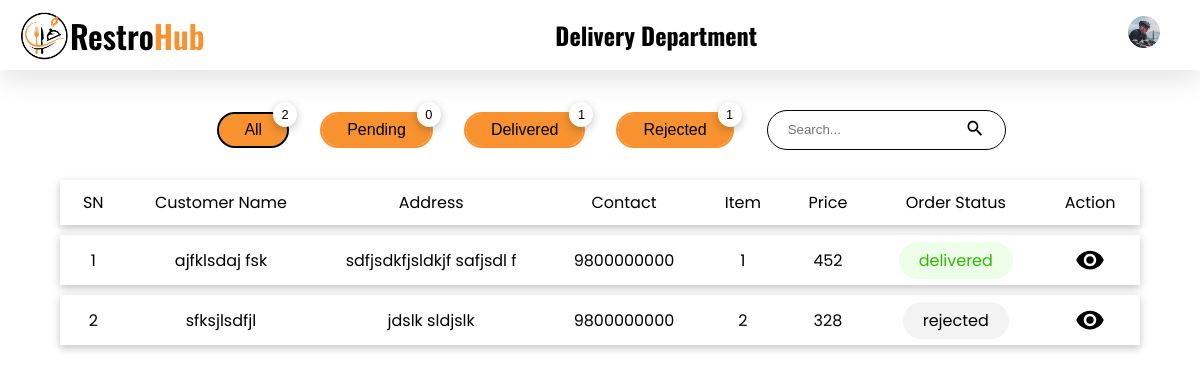
Before: /delivery/index.php?filter=all (signed in) with the older database file.
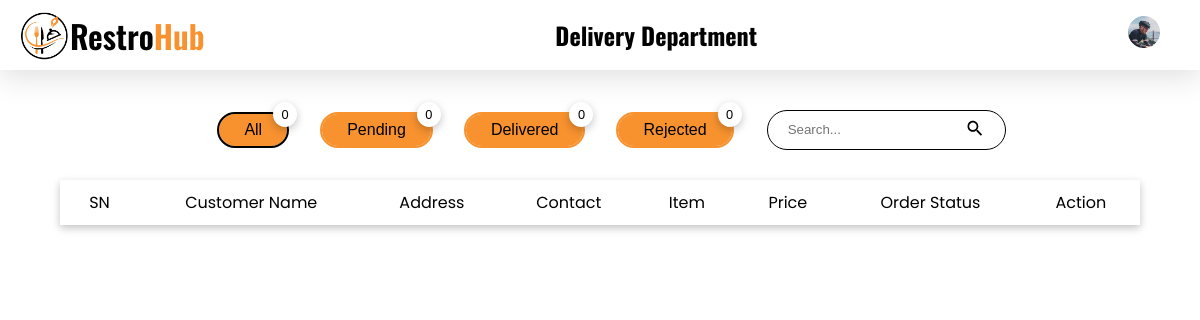
After: the same page with the newer database file.
### tables this page shows
CREATE TABLE `orders` (
  `id` int(11) NOT NULL,
  `c_id` int(11) NOT NULL,
  `track_id` varchar(10) NOT NULL,
  `o_c_id` int(11) NOT NULL,
  `qty` int(11) NOT NULL,
  `f_id` int(11) NOT NULL,
  `total_price` int(10) NOT NULL,
  `note` varchar(100) DEFAULT NULL,
  `payment_method` varchar(10) NOT NULL,
  `delivery_date` date DEFAULT NULL,
  `delivery_time` time DEFAULT NULL,
  `date` datetime NOT NULL
);

CREATE TABLE `order_contact_details` (
  `o_c_id` int(11) NOT NULL,
  `address` varchar(50) NOT NULL,
  `phone` varchar(10) NOT NULL,
  `c_name` varchar(30) NOT NULL
);

CREATE TABLE `to_be_delivered` (
  `tbd_id` int(11) NOT NULL,
  `order_id` int(11) NOT NULL,
  `status` varchar(10) NOT NULL,
  `date` datetime NOT NULL DEFAULT current_timestamp()
);

### delivery/index.php (the view, shortened to what the changed rows need)
<!DOCTYPE html>
<html lang="en">
<head>
    <link rel="stylesheet" href="../styles/style.css">
</head>
<body>
    <?php
    require './components/header.php'
    ?>
    <main style="margin: 40px 5%;">
        <div class="flex items-center mt-20 justify-center">
            <?php
            $sql = "delete from to_be_delivered where Date(date) < DATE_SUB(NOW(), INTERVAL 1 DAY)";
            mysqli_query($conn, $sql) or die("Something went wrong");
            $sql_all = "select tbd_id from to_be_delivered inner join orders on to_be_delivered.order_id  = orders.id group by orders.c_id, orders.date";
            $result_all = mysqli_query($conn, $sql_all) or die("Query Failed");
            $data_all = mysqli_num_rows($result_all);
            $sql_delivered = "select tbd_id from to_be_delivered inner join orders on to_be_delivered.order_id = orders.id where status = 'delivered' group by orders.c_id, orders.date";
            $result_delivered  = mysqli_query($conn, $sql_delivered) or die("Query Failed");
            $data_delivered = mysqli_num_rows($result_delivered);
            $sql_rejected = "select tbd_id from to_be_delivered inner join orders on to_be_delivered.order_id = orders.id where status = 'rejected' group by orders.c_id, orders.date";
            $result_rejected = mysqli_query($conn, $sql_rejected) or die("Query Failed");
            $data_rejected = mysqli_num_rows($result_rejected);
            ?>
            <a href="?filter=all" class="ml-35">
                <button class="button border-curve-lg relative <?php if ($_GET['filter'] == "all") echo "active"; ?>">All
                    <div class="count-top shadow"><?php
                                                    echo $data_all;
                                                    ?>
                    </div>
                </button>
            </a>
            <a href="?filter=delivered" class="ml-35">
                <button class="button border-curve-lg relative <?php if ($_GET['filter'] == "delivered") echo "active"; ?>">Delivered
                    <div class="count-top shadow"><?php
                                                    echo $data_delivered;
                                                    ?>
                    </div>
                </button>
            </a>
            <a href="?filter=rejected" class="ml-35">
                <button class="button border-curve-lg relative <?php if ($_GET['filter'] == "rejected") echo "active"; ?>">Rejected
                    <div class="count-top shadow"><?php
                                                    echo $data_rejected;
                                                    ?>
                    </div>
                </button>
            </a>
        </div>
        <?php
        if (isset($_GET['filter']) && $_GET['filter'] != 'all') {
            $filter_by = $_GET['filter'];
            $sql = "select count(orders.id) as total_item_bought,
                    orders.c_id,
                    orders.qty,
                    orders.track_id,
                    sum(orders.total_price) as total_price,
                    orders.note,
                    orders.date,
                    orders.f_id,
                    order_contact_details.address,
                    order_contact_details.phone,
                    order_contact_details.c_name,
                    to_be_delivered.tbd_id,
                    to_be_delivered.status,
                    aos.aos_id
                    from orders
                    inner join order_contact_details on orders.o_c_id = order_contact_details.o_c_id
                    inner join to_be_delivered on orders.id = to_be_delivered.order_id
                    inner join aos on orders.id = aos.order_id
                    where to_be_delivered.status = '{$filter_by}'
                    group by orders.c_id, orders.date
                    order by orders.id desc
                    ";
            unset($_GET['filter']);
        } else {
            $sql = "select count(orders.id) as total_item_bought,
                    orders.c_id,
                    orders.qty,
                    orders.track_id,
                    sum(orders.total_price) as total_price,
                    orders.note,
                    orders.date,
                    orders.f_id,
                    order_contact_details.address,
                    order_contact_details.phone,
                    order_contact_details.c_name,
                    to_be_delivered.tbd_id,
                    to_be_delivered.status,
                    aos.aos_id
                    from orders
                    inner join order_contact_details on orders.o_c_id = order_contact_details.o_c_id
                    inner join to_be_delivered on orders.id = to_be_delivered.order_id
                    inner join aos on orders.id = aos.order_id
                    group by orders.c_id, orders.date
                    order by orders.id desc
                    ";
        }
        $result = mysqli_query($conn, $sql) or die("Query Failed");
        ?>
        <table class="mt-20">
            <tr class="shadow">
                <th>SN</th>
                <th>Customer Name</th>
                <th>Address</th>
                <th>Contact</th>
                <th>Item</th>
                <th>Price</th>
                <th>Order Status</th>
                <th>Action</th>
            </tr>
            <?php
            $i = 0;
            while ($row = mysqli_fetch_assoc($result)) {
                $i++;
                $address = $row["address"];
                $phone = $row["phone"];
                $status = $row["status"];
                $cid = $row["c_id"];
                $id = $row["track_id"];
            ?>
                <tr class="shadow pointer" onclick="redirectToViewPage('<?php echo base64_encode(serialize($cid)); ?>', '<?php echo base64_encode(serialize($id)); ?>');">
                    <td><?php echo $i; ?> </td>
                    <td><?php echo $row["c_name"]; ?> </td>
                    <td><?php echo $address; ?> </td>
                    <td><?php echo $phone; ?> </td>
                    <td><?php echo $row['total_item_bought']; ?> </td>
                    <td><?php echo $row["total_price"]; ?> </td>
                    <td><span class="<?php echo $status ?> border-curve-lg p_7-20"><?php echo $status; ?></span></td>
                    <td class="table_action_container">
                        <button class="no_bg no_outline">
                            <img src="../images//ic_eye.svg" width="30px" style="vertical-align: middle;" alt="options menu">
                        </button>
                    </td>
                </tr>
            <?php
            }
            ?>
        </table>
    </main>
</body>
</html>

Changed rows visible on the page:
removed orders: o_c.c_name "ajfklsdaj fsk", o_c.address "sdfjsdkfjsldkjf safjsdl f", o_c.phone "9800000000", total_item_bought "1", total_price "452", to_be_delivered.status "delivered"
removed orders: o_c.c_name "sfksjlsdfjl", o_c.address "jdslk sldjslk", o_c.phone "9800000000", total_item_bought "2", total_price "328", to_be_delivered.status "rejected"
Other visible differences:
$data_all: "2" → "0"
$data_delivered: "1" → "0"
$data_rejected: "1" → "0"
